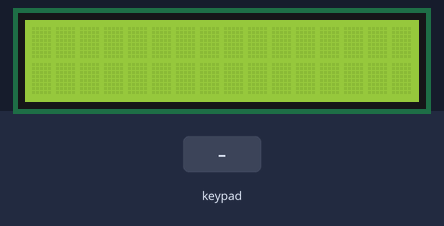
A sketch run on a simulated Arduino Uno, built with avr-gcc and run on an emulated ATmega328P. On the bench: 16×2 character LCD. Inputs (shaded band) come from the test bench.

Above: at 1.2 s.
1.3 s: keypad keys 2 3 4 5 # pressed 0.4 s apart
At 3.5 s:
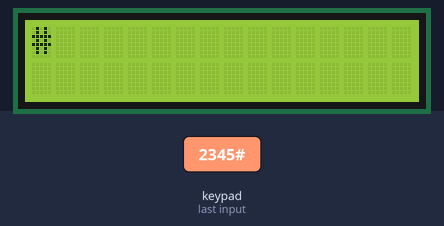
4.8 s: key 'A' pressed
At 5.8 s:
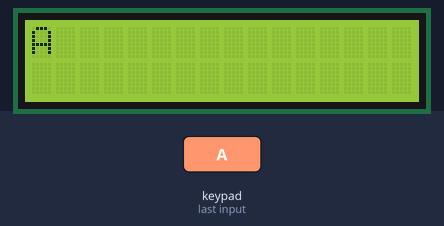
6.4 s: key 'B' pressed
At 7.7 s:
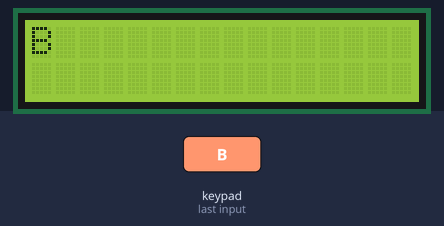
8.0 s: keypad keys 2 3 4 5 * pressed 0.4 s apart
At 10.9 s:
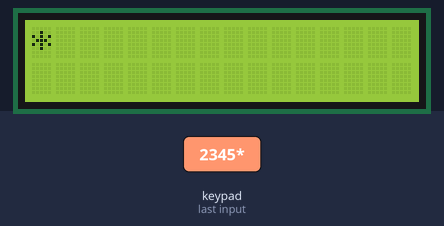
11.5 s: key 'C' pressed
At 12.0 s:
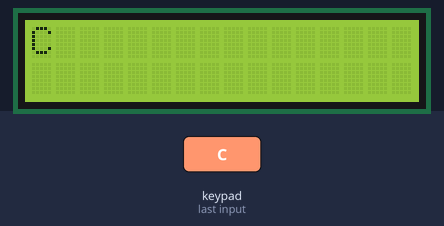
13.1 s: keypad keys 2 3 4 5 D pressed 0.4 s apart
At 13.46 s:
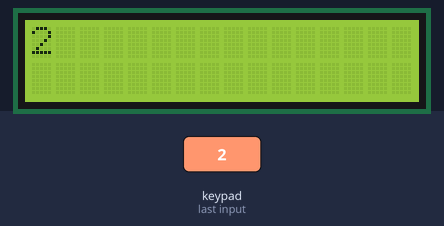
Timing chart, 0 to 16.1 s (numbered marks = the images above; inputs shaded):
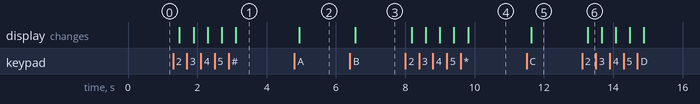

Measured:
- after the input at 1.3 s, the display: first changes after 0.19 s (image 1 shows a later state)
- after the input at 4.8 s, the display: changes after 0.14 s (image 2)
- after the input at 6.4 s, the display: changes after 0.16 s (image 3)
- after the input at 8.0 s, the display: first changes after 0.18 s (image 4 shows a later state)
- after the input at 11.5 s, the display: changes after 0.14 s (image 5)
- after the input at 13.1 s, the display: changes after 0.16 s (image 6)

The sketch:

lcdunklav.ino
```cpp
#include <Key.h>
#include <Keypad.h>
#include <WireData.h>

#include <LiquidCrystal_I2C.h>
#include <Wire.h>

LiquidCrystal_I2C lcd(0x27, 16, 2);


byte ROWS = 4;
byte COLS = 4;
byte rowPins[4] = {2,3,4,5};
byte colPins[4] = {6,7,8,9};
char keys[4][4] = {
  {'1','2','3','A'},
  {'4','5','6','B'},
  {'7','8','9','C'},
  {'*','0','#','D'}
};

Keypad keypad = Keypad(makeKeymap(keys), rowPins, colPins, 4, 4);

void setup() {
  Serial.begin(9600);
  lcd.init();
  lcd.backlight();
}

void loop() {
  char key = keypad.getKey();
  delay(100);
  lcd.setCursor(0,0);
  if(key){
    lcd.print(key);
    lcd.print(" ");
   }

}
```
